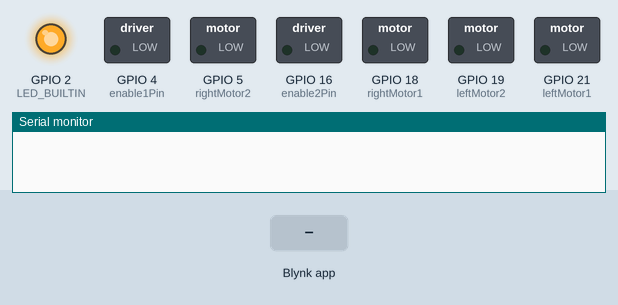
This sketch was run on a simulated ESP32. Parts: switched loads named in the sketch (green lamp = pin HIGH), output pins drawn as LEDs (lit = HIGH), the last lines printed to the serial monitor. The inputs (shaded band) are chosen by the test bench. WiFi joins after 1.5 s; servers stay silent unless stated.

Above: at 2.4 s.
At 14.5 s:
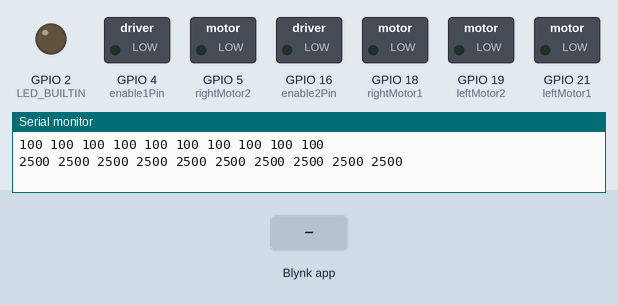
14.6 s: Blynk app writes 1 to V0
16.1 s: Blynk app writes 1 to V1
17.6 s: Blynk app writes 1 to V2
Timing chart, 0 to 20.6 s (numbered marks = the images above; inputs shaded):
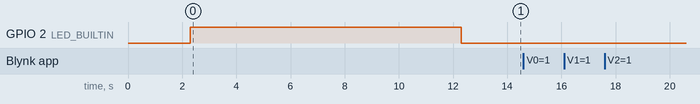

The sketch:

test_wifi.ino
```cpp
#include <QTRSensors.h>
//#define kp 0.003  // find the best value speed controll
//#define ki 0.01
//#define kd 0.001
double kp,ki,kd;
int leftMotor1 = 21;
int leftMotor2 = 19;
int enable1Pin = 4;
int rightMotor1 = 18;
int rightMotor2 = 5;
int enable2Pin = 16;
// Setting PWM properties
const int freq = 30000;
const int pwmChannel = 0;
const int pwmChannel2 = 1;
const int resolution = 8;
int dutyCycle = 200;

/*************************************************************
  Blynk is a platform with iOS and Android apps to control
  ESP32, Arduino, Raspberry Pi and the likes over the Internet.
  You can easily build mobile and web interfaces for any
  projects by simply dragging and dropping widgets.

    Downloads, docs, tutorials: https://www.blynk.io
    Sketch generator:           https://examples.blynk.cc
    Blynk community:            https://community.blynk.cc
    Follow us:                  https://www.fb.com/blynkapp
                                https://twitter.com/blynk_app

  Blynk library is licensed under MIT license
  This example code is in public domain.

 *************************************************************
  This example runs directly on ESP32 chip.

  NOTE: This requires ESP32 support package:
    https://github.com/espressif/arduino-esp32

  Please be sure to select the right ESP32 module
  in the Tools -> Board menu!

  Change WiFi ssid, pass, and Blynk auth token to run :)
  Feel free to apply it to any other example. It's simple!
 *************************************************************/

/* Comment this out to disable prints and save space */
#define BLYNK_PRINT Serial

/* Fill in information from Blynk Device Info here */
#define BLYNK_TEMPLATE_ID "TMPLb6vjujl7"
#define BLYNK_TEMPLATE_NAME "push data in ESP"
#define BLYNK_AUTH_TOKEN "8uTCd_w_SlIBpM4xRADZ4AKy1EaiFS5d"


#include <WiFi.h>
#include <WiFiClient.h>
#include <BlynkSimpleEsp32.h>

// Your WiFi credentials.
// Set password to "" for open networks.
char ssid[] = "CUET--Students";
char pass[] = "1020304050";
//Double ki,kp,kd;

BLYNK_WRITE(V0)
{
  kp = param.asDouble(); // assigning incoming value from pin V1 to a variable
  // You can also use:
  // String i = param.asStr();
  // double d = param.asDouble();
  Serial.print("KP Slider value is: ");
  Serial.println(kp,4);
}
BLYNK_WRITE(V1)
{
  ki = param.asDouble(); // assigning incoming value from pin V1 to a variable
  // You can also use:
  // String i = param.asStr();
  // double d = param.asDouble();
  ki=ki/100;
  Serial.print("KI Slider value is: ");
  Serial.println(ki,4);
}
BLYNK_WRITE(V2)
{
  kd = param.asDouble(); // assigning incoming value from pin V1 to a variable
  // You can also use:
  // String i = param.asStr();
  // double d = param.asDouble();
  Serial.print("KD Slider value is: ");
  Serial.println(kd,4);
}
QTRSensors qtr;

const uint8_t SensorCount = 10;
uint16_t sensorValues[SensorCount];
int LED_BUILTIN=2;
void setup()
{
  // Debug console
  Serial.begin(9600);

  Blynk.begin(BLYNK_AUTH_TOKEN, ssid, pass);
  Calibration();
  motor_setup();
}

void loop()
{
  Blynk.run();
  //Read_Values();
}
void motor_setup(){
  pinMode(leftMotor1, OUTPUT);
  pinMode(leftMotor2, OUTPUT);
  pinMode(enable1Pin, OUTPUT);
  pinMode(rightMotor1, OUTPUT);
  pinMode(rightMotor2, OUTPUT);
  pinMode(enable2Pin, OUTPUT);
  // configure LED PWM functionalitites
  ledcSetup(pwmChannel, freq, resolution);
  ledcSetup(pwmChannel2, freq, resolution);
  // attach the channel to the GPIO to be controlled
  ledcAttachPin(enable1Pin, pwmChannel);
  ledcAttachPin(enable2Pin, pwmChannel2);
}
```

IR.ino
```cpp
//Funtion
void Calibration(){
    qtr.setTypeRC();
  qtr.setSensorPins((const uint8_t[]){13,12,14,27,26,25,33,32,22,23}, SensorCount);
  qtr.setEmitterPin(15);

  delay(500);
  pinMode(LED_BUILTIN, OUTPUT);
  digitalWrite(LED_BUILTIN, HIGH);

  for (uint16_t i = 0; i < 400; i++)
  {
    qtr.calibrate();
  }
  digitalWrite(LED_BUILTIN, LOW);


  Serial.begin(9600);
  for (uint8_t i = 0; i < SensorCount; i++)
  {
    Serial.print(qtr.calibrationOn.minimum[i]);
    Serial.print(' ');
  }
  Serial.println();
  for (uint8_t i = 0; i < SensorCount; i++)
  {
    Serial.print(qtr.calibrationOn.maximum[i]);
    Serial.print(' ');
  }
  Serial.println();
  Serial.println();
  delay(1000);
}

//Funtion

int Read_Values(){
  uint16_t position_black = qtr.readLineBlack(sensorValues);
  uint16_t position_white = qtr.readLineWhite(sensorValues);

  for (uint8_t i = 0; i < SensorCount; i++)
  {
    Serial.print(sensorValues[i]);
    Serial.print('\t');
  }
  Serial.print(position_black);Serial.print("  ");
  Serial.print(position_white);

}
```

PID.ino
```cpp
void pid(){
  float motor_speed,speed=150,left_motor_speed,right_motor_speed,MaxSpeed=255;
  int error,last_error=0;
  uint16_t position_black = qtr.readLineBlack(sensorValues);

  error=position_black-4500;
  float P=error;
  float I=I+error;
  float D=error-last_error;
  last_error=error;
  motor_speed = kp * P + ki * I + kd * D;
  left_motor_speed=speed-motor_speed;
  right_motor_speed=speed+motor_speed;
  if (right_motor_speed > MaxSpeed) right_motor_speed = MaxSpeed;  // prevent the motor from going beyond max speed
  if (left_motor_speed > MaxSpeed) left_motor_speed = MaxSpeed;    // prevent the motor from going beyond max speed
  if (right_motor_speed < 0) right_motor_speed = 0;
  if (left_motor_speed < 0) left_motor_speed = 0;
  Serial.print("    ");
  Serial.print(left_motor_speed);
  Serial.print("    ");
  Serial.println(right_motor_speed);
  Run(1,left_motor_speed,1);
  Run(2,right_motor_speed,1);

}
```

RUN.ino
```cpp
bool pin1,pin2;

void Run(int motor,float speed,int direction){
  if(direction==1){
    pin1=HIGH;
    pin2=LOW;
  }
  if(direction==0){
    pin1=LOW;
    pin2=HIGH;
  }
  if(motor==1){
    digitalWrite(leftMotor1, pin1);
    digitalWrite(leftMotor2, pin2);
    ledcWrite(pwmChannel, speed);
  }
  if(motor==2){
    digitalWrite(rightMotor1,pin1);
    digitalWrite(rightMotor2,pin2);
    ledcWrite(pwmChannel2,speed);
  }
}
```
